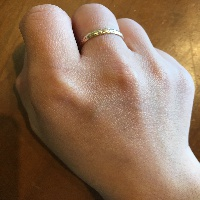
#> input picture proj1/indoorRe.jpg, 200 x 200 px
$ python proj1_matching.py
#> lines starting #> are read from the running program, lines starting #| are printed output that depends on the picture
#!/usr/bin/env python3
# -*- coding: utf-8 -*-
"""
Created on Mon Jan 28 13:49:36 2019

Matching using only hue
"""
import cv2
import numpy as np
from matplotlib import pyplot as plt

bins = 32
file = 'indoorRe.jpg' #training mode
#file = 'shadedRe.jpg' #test1 mode
#file = 'sunlitRe.jpg' #test2 mode
method = 0

#def Hist_Matching(bins):


img = cv2.imread(file)
#> img is the input picture: shape (200, 200, 3); mean B, G, R 89.6, 113.7, 143.9

hsv = cv2.cvtColor(img, cv2.COLOR_BGR2HSV)
#> hsv: shape (200, 200, 3); mean H, S, V 26.5, 122, 144.9

#copy the channels of the original hsv to hue
channels = (0, 0)
hue = np.empty(hsv.shape, hsv.dtype)
cv2.mixChannels([hsv], [hue], channels)

histSize = bins
ranges = [0, 180]
hist = cv2.calcHist([hue], [0], None, [histSize], ranges)
cv2.normalize(hist, hist, 0, 255, cv2.NORM_MINMAX)
obj = cv2.calcBackProject([hue], [0], hist, ranges,1)
cv2.imshow('Hand Found', obj)
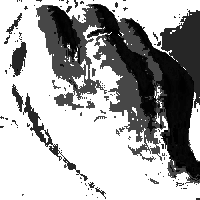
#> window 'Hand Found': shape (200, 200); min 0, max 255, mean 167.7
plt.hist(obj.ravel(),180,[0,180])
plt.show()
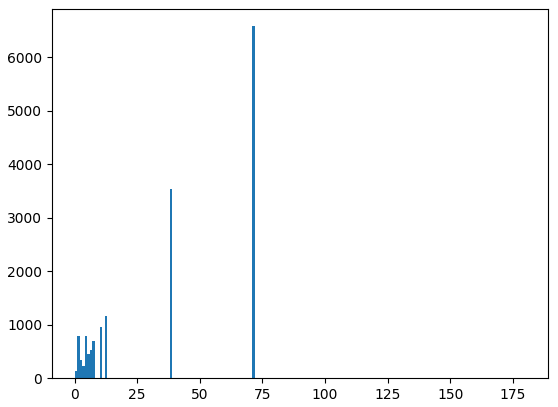
#> figure drawn by matplotlib, 1 panel; tallest bar 6582 high, from x = 71 to 72
#Hist_Matching(bins)
cv2.imshow('Image', img)


cv2.waitKey(0)
cv2.destroyAllWindows()
cv2.waitKey(5)
